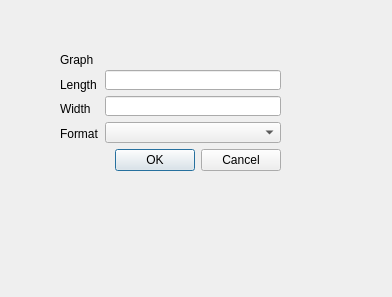
<?xml version="1.0" encoding="UTF-8"?>
<ui version="4.0">
 <class>figureExportDialog</class>
 <widget class="QDialog" name="figureExportDialog">
  <property name="geometry">
   <rect>
    <x>0</x>
    <y>0</y>
    <width>392</width>
    <height>297</height>
   </rect>
  </property>
  <property name="windowTitle">
   <string>Dialog</string>
  </property>
  <widget class="QWidget" name="layoutWidget">
   <property name="geometry">
    <rect>
     <x>60</x>
     <y>50</y>
     <width>221</width>
     <height>121</height>
    </rect>
   </property>
   <layout class="QFormLayout" name="formLayout">
    <item row="1" column="1">
     <widget class="QDialogButtonBox" name="buttonBox">
      <property name="orientation">
       <enum>Qt::Orientation::Horizontal</enum>
      </property>
      <property name="standardButtons">
       <set>QDialogButtonBox::StandardButton::Cancel|QDialogButtonBox::StandardButton::Ok</set>
      </property>
     </widget>
    </item>
    <item row="0" column="0" colspan="2">
     <layout class="QHBoxLayout" name="horizontalLayout">
      <item>
       <layout class="QVBoxLayout" name="verticalLayout_2">
        <item>
         <widget class="QLabel" name="label">
          <property name="text">
           <string>Graph</string>
          </property>
         </widget>
        </item>
        <item>
         <widget class="QLabel" name="label_2">
          <property name="text">
           <string>Length</string>
          </property>
         </widget>
        </item>
        <item>
         <widget class="QLabel" name="label_3">
          <property name="text">
           <string>Width</string>
          </property>
         </widget>
        </item>
        <item>
         <widget class="QLabel" name="label_5">
          <property name="text">
           <string>Format</string>
          </property>
         </widget>
        </item>
       </layout>
      </item>
      <item>
       <layout class="QVBoxLayout" name="verticalLayout">
        <item>
         <widget class="QLabel" name="curretnDataset_label">
          <property name="text">
           <string/>
          </property>
         </widget>
        </item>
        <item>
         <widget class="QLineEdit" name="length_lineEdit"/>
        </item>
        <item>
         <widget class="QLineEdit" name="Width_lineEdit_2"/>
        </item>
        <item>
         <widget class="QComboBox" name="format_comboBox_2"/>
        </item>
       </layout>
      </item>
     </layout>
    </item>
   </layout>
  </widget>
 </widget>
 <resources/>
 <connections>
  <connection>
   <sender>buttonBox</sender>
   <signal>accepted()</signal>
   <receiver>figureExportDialog</receiver>
   <slot>accept()</slot>
   <hints>
    <hint type="sourcelabel">
     <x>248</x>
     <y>254</y>
    </hint>
    <hint type="destinationlabel">
     <x>157</x>
     <y>274</y>
    </hint>
   </hints>
  </connection>
  <connection>
   <sender>buttonBox</sender>
   <signal>rejected()</signal>
   <receiver>figureExportDialog</receiver>
   <slot>reject()</slot>
   <hints>
    <hint type="sourcelabel">
     <x>316</x>
     <y>260</y>
    </hint>
    <hint type="destinationlabel">
     <x>286</x>
     <y>274</y>
    </hint>
   </hints>
  </connection>
 </connections>
</ui>
